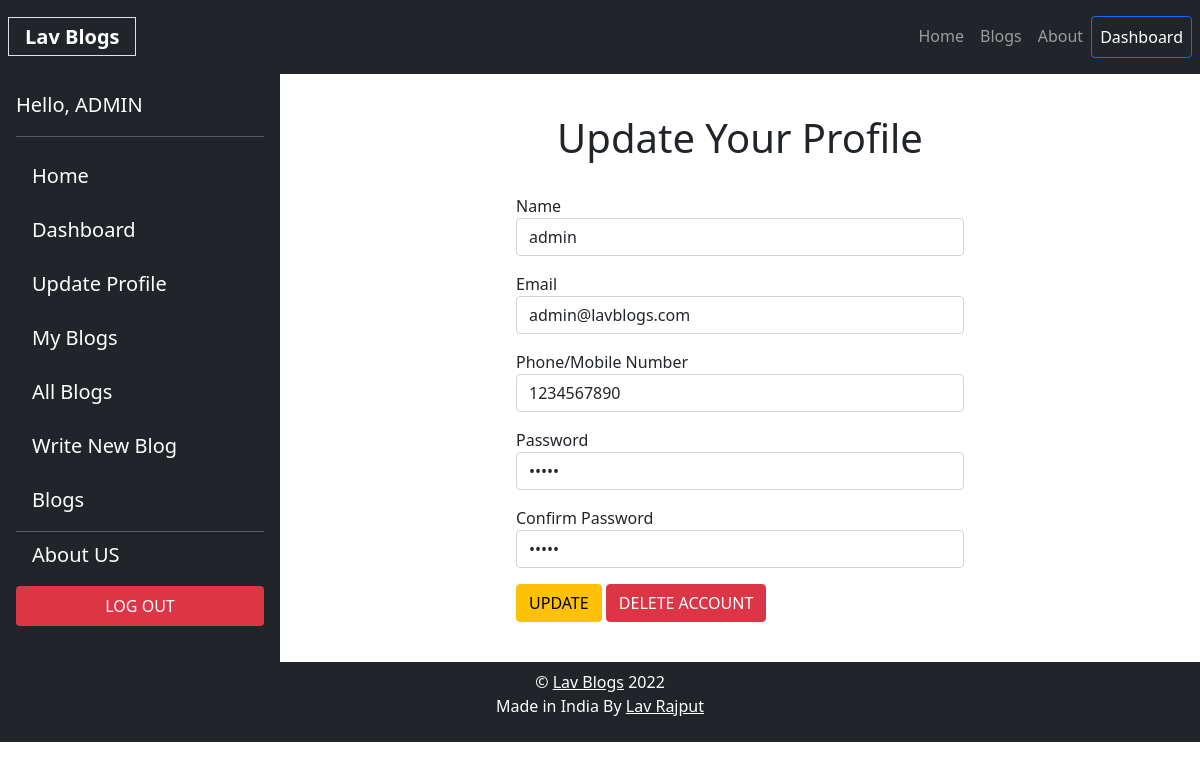
The page /updateProfile.php (signed in) on the database its author committed.
### tables this page shows
CREATE TABLE `users` (
  `uid` int(10) UNSIGNED NOT NULL,
  `name` varchar(255) NOT NULL,
  `email` varchar(255) NOT NULL,
  `phone` int(15) NOT NULL,
  `password` varchar(255) NOT NULL,
  `role` tinyint(1) NOT NULL DEFAULT 2
);

### updateProfile.php (the view, shortened to what this page needs)
<?php
require_once ('includes/header.php');
require_once ('includes/database.php');
if($isLoggedIn){
	$query_str1 = "SELECT * FROM users WHERE uid = '$uid'";
	$result = mysqli_query($conn,$query_str1);
	$result_row = $result->fetch_assoc();
	$name = $result_row['name'];
	$email = $result_row['email'];
	$phone = $result_row['phone'];
	$password = $result_row['password'];
	$confirm_password = $result_row['password'];
	$error = '';
}else{
	header("Location:login.php");
}
if (!$result) {
	$errno = $conn->errno;
	$errmsg = $conn->error;
	$error = $conn->error;
	echo "Selection failed with: ($errno) $errmsg<br/>\n";
	$conn->close();
	exit;
} else {
?>
<div class="container-fluid d-flex p-0">
<?php include('includes/sidebar.php') ?>
	<div class="container wrapper my-4 d-flex flex-column align-items-center justify-content-center">
		<?php if(empty($error)){ ?>
		<h1 class="text-center my-3">Update Your Profile</h1>
		<?php } else { ?>
		<div class="container-fluid lead text-center text-danger display-6">
			<?php echo $error; ?>
		</div>
		<?php } ?>
			<div class="col-xs-8 col-xs-offset-2 col-md-6">
				<form name="edituser" class="form-horizontal" role="form" action="<?php echo $_SERVER['PHP_SELF']; ?>" method="POST">
					<div class="form-group my-3">
						<label for="newName" class="col-sm-2 control-label w-100">Name</label>
						<div class="col-sm-10 w-100">
							<input type="text" class="form-control" id="newName" name="name" value="<?php echo $name; ?>" required>
						</div>
					</div>
					<div class="form-group my-3">
						<label for="newEmail" class="col-sm-2 control-label w-100">Email</label>
						<div class="col-sm-10 w-100">
							<input type="email" class="form-control" id="newEmail" name="email" value="<?php echo $email; ?>" required>
						</div>
					</div>
					<div class="form-group my-3">
						<label for="newPhone" class="col-sm-2 control-label w-100">Phone/Mobile Number</label>
						<div class="col-sm-10 w-100">
							<input type="tel" class="form-control" id="newPhone" name="phone" value="<?php echo $phone; ?>" required>
						</div>
					</div>
					<div class="form-group my-3">
						<label for="newPassword" class="col-sm-2 control-label w-100">Password</label>
						<div class="col-sm-10 w-100">
							<input type="password" class="form-control" id="newPassword" name="password" value="<?php echo $password;?>"required>
						</div>
					</div>
					<div class="form-group my-3">
						<label for="newConfirmPassword" class="col-sm-2 control-label w-100">Confirm Password</label>
						<div class="col-sm-10 w-100">
							<input type="password" class="form-control" id="newConfirmPassword" name="confirmpassword" value="<?php echo $confirm_password;?>" required>
						</div>
					</div>
					<div class="form-group my-3">
						<div class="col-sm-offset-2 col-sm-10">
							<button type="submit" class="btn btn-warning" name="update">UPDATE</button>
							<button type="submit" class="btn btn-danger" name="delete">DELETE ACCOUNT</button>
						</div>
					</div>
				</form>
			</div>
		</div>
</div>
<?php
}
	include_once('includes/footer.php');
?>

### includes/sidebar.php
<div class="d-flex flex-column flex-shrink-0 p-3 text-white bg-dark" style="width: 280px;">
		<span class="lead">Hello, <strong class="text-uppercase"><?php echo $name; ?></strong></span>
    <hr>
    <ul class="nav nav-pills flex-column mb-auto text-left">
      <li class="nav-item mb-2 lead">
        <a href="index.php" class="nav-link text-white" aria-current="page">
          Home
        </a>
      </li>
			<li class="nav-item mb-2 lead">
        <a href="dashboard.php" class="nav-link text-white" aria-current="page">
          Dashboard
        </a>
      </li>
      <li class="nav-item mb-2 lead">
        <a href="updateprofile.php" class="nav-link text-white" aria-current="page">
          Update Profile
        </a>
      </li>
			<li class="nav-item mb-2 lead">
        <a href="myblogs.php" class="nav-link text-white">
          My Blogs
				</a>
			</li>
      <?php if($role == 1){ ?>
      <li class="nav-item mb-2 lead">
        <a href="allblogs.php" class="nav-link text-white">
          All Blogs
				</a>
			</li>
      <?php } ?>
      <li class="nav-item mb-2 lead">
        <a href="addblog.php" class="nav-link text-white">
          Write New Blog
        </a>
      </li>
      <li class="nav-item mb-2 lead">
        <a href="showblogs.php" class="nav-link text-white">
          Blogs
        </a>
      </li>
			<hr class="m-0 p-0">
      <li class="nav-item mb-2 lead">
        <a href="about.php" class="nav-link text-white">
          About US
        </a>
      </li>
			<li class="nav-item mb-2 lead">
        <a href="logout.php" class="nav-link text-white btn bg-danger">
          LOG OUT
        </a>
      </li>
    </ul>
  </div>

### includes/header.php (style rules this page uses)
* { margin: 0; padding: 0; box-sizing: border-box; }

### rows shown on the page
users: name "ADMIN", name "admin", email "admin@lavblogs.com", phone "1234567890"
